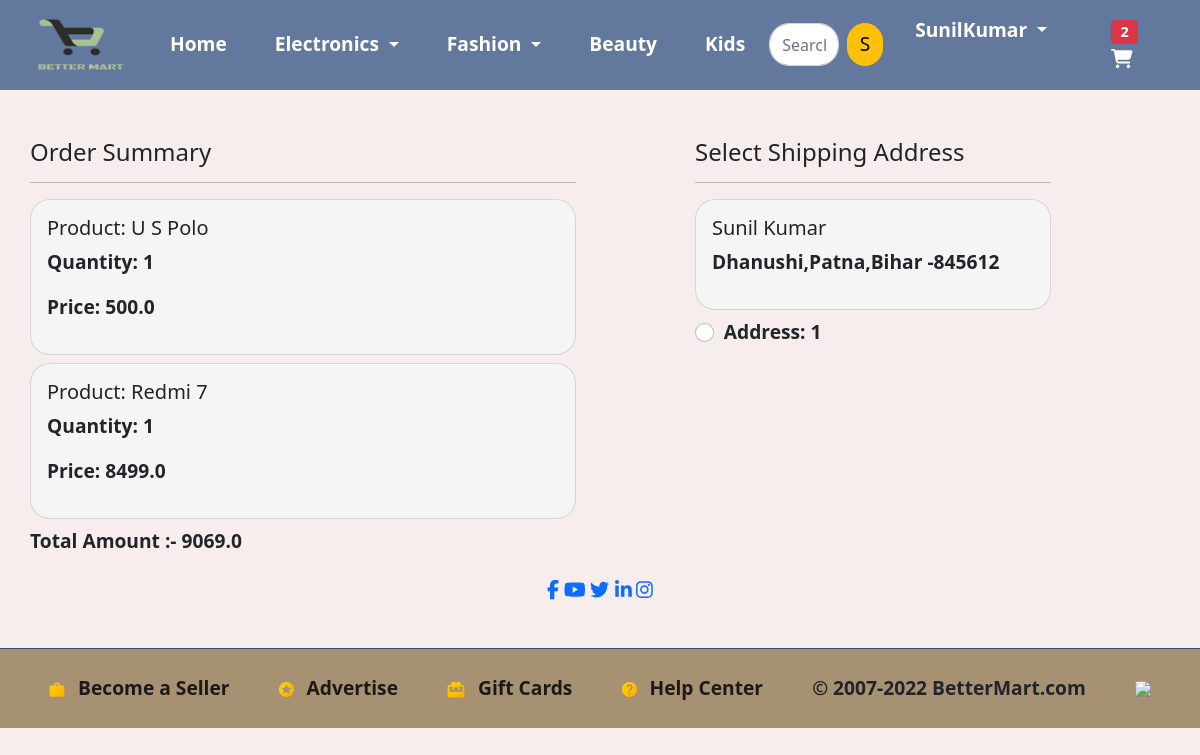
The app's page /checkout/ (signed in), older data.
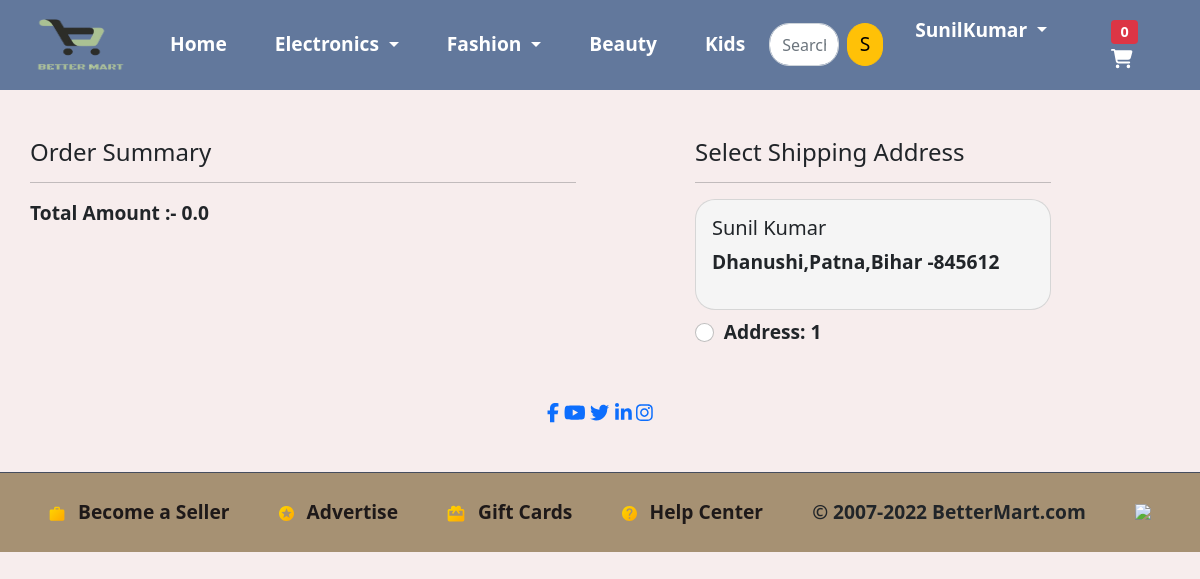
The same page, newer data.
### app/models.py (models this page shows, shortened)
class Cart(models.Model):
    user = models.ForeignKey(User, on_delete=models.CASCADE)
    product = models.ForeignKey(Product, on_delete=models.CASCADE)
    quantity = models.PositiveIntegerField(default=1)
    @property
    def total_cost(self):
        return self.quantity * self.product.discounted_price

class Product(models.Model):
    title = models.CharField(max_length=100)
    selling_price = models.FloatField()
    discounted_price = models.FloatField()
    description = models.TextField()
    brand = models.CharField(max_length=100)
    category = models.CharField(choices=CATEGORY_CHOICES, max_length=2)
    product_image = models.ImageField(upload_to='productimg')

class Customer(models.Model):
    user = models.ForeignKey(User, on_delete=models.CASCADE)
    name = models.CharField(max_length=200)
    locality =models.CharField(max_length=200)
    city = models.CharField(max_length=50)
    zipcode = models.IntegerField()
    state = models.CharField(choices=STATE_CHOICES, max_length=50)

### app/views.py (the view)
# urls.py: path('checkout/', views.checkout, name='checkout'),
@login_required
def checkout(request):
    totalitem=0
    user = request.user
    add = Customer.objects.filter(user=user)
    cart_items = Cart.objects.filter(user=user)
    amount =0.0
    shipping_amount =70.0
    totalamount =0.0
    cart_product = [p for p in Cart.objects.all() if p.user==request.user]
    if cart_product:
        for p in cart_product:
            tempamount = (p.quantity  * p.product.discounted_price)
            amount += tempamount
        totalamount = amount + shipping_amount
    if request.user.is_authenticated:
        totalitem=len(Cart.objects.filter(user=request.user))
    return render(request, 'app/checkout.html' , {'add':add , 'totalamount':totalamount ,'cart_items':cart_items , 'totalitem':totalitem})

### app/templates/app/checkout.html (shortened to what this page needs)
{% extends 'app/base.html' %}
{% load static %}
{% block main-content %}
<div class="container">
 <div class="row mt-5">
  <div class="col-sm-6">
    <h4>Order Summary</h4>
    <hr>
    {% for item in cart_items %}
      <div class="card mb-2">
        <div class="card-body">
          <h5>Product: {{item.product.title}}</h5>
          <p>Quantity: {{item.quantity}}</p>
          <p class="fw-bold">Price: {{item.total_cost}}</p>
        </div>
      </div>
      {%endfor%}
      <p class="fw-bold">Total Amount :- {{totalamount}}</p>
  </div>
  <div class="col-sm-4 offset-sm-1">
    <h4>Select Shipping Address</h4>
    <hr>
    <form action="/paymentdone" id="myform">
      {% for ad in add %}
      <div class="card">
        <div class="card-body">
        <h5>{{ad.name}}</h5>
        <p>{{ad.locality}},{{ad.city}},{{ad.state}} -{{ad.zipcode}} </p>
        </div>
      </div>
        <div class="form-check mt-2 mb-5">
          <input class="form-check-input" type="radio" name="custid" id="custadd{{forloopcounter}}" value="{{ad.id}}">
          <label class="form-check-label fw-bold" for="">
            Address: {{forloop.counter}} </label>
        </div>
        {%endfor%}
      </form>
    </div>
  </div>
</div>
{% endblock main-content %}

### app/templates/app/base.html (shortened to what this page needs)
<!doctype html>
{% load static %}
<html lang="en">
  <head>
    <link rel="stylesheet"
        href="https://cdn.jsdelivr.net/npm/@fortawesome/fontawesome-free@5.15.4/css/fontawesome.min.css">
    <link rel="stylesheet" href="{% static 'app/css/owl.carousel.min.css' %}">
    <link rel="stylesheet" href="{% static 'app/css/all.min.css' %}">
    <link rel="stylesheet" href="{% static 'app/css/bootstrap.min.css' %}">
    <link rel="stylesheet" href="{% static 'app/css/style.css' %}">
  </head>
  <body>
    <nav class="navbar navbar-expand-lg navbar-dark bg-primary">
     <div class="container">
       <a class="navbar-brand" href="/"><img src="{% static 'app/images/product/logo.png' height="50" width="50"%}" alt="" srcset="" height="60" width="100">  </a>
       <div class="collapse navbar-collapse" id="navbarSupportedContent">
         <ul class="navbar-nav me-auto mb-2 mb-lg-0">
           <li class="nav-item">
             <a class="nav-link active" aria-current="page" href="/">Home</a>
           </li>
           <li class="nav-item dropdown">
             <a class="nav-link dropdown-toggle text-white" href="#" id="electronicsDropdown" role="button" data-bs-toggle="dropdown" aria-expanded="false">
               Electronics
             </a>
           </li>
           <li class="nav-item dropdown">
             <a class="nav-link dropdown-toggle text-white" href="#" id="fashionDropdown" role="button" data-bs-toggle="dropdown" aria-expanded="false">
               Fashion
             </a>
           </li>
           <li class="nav-item">
            <a class="nav-link active" aria-current="page" href="/">Beauty</a>
          </li>
          <li class="nav-item">
            <a class="nav-link active" aria-current="page" href="/">Kids</a>
          </li>
         </ul>
         <form class="d-flex" action="/search/" method=="get">
           <input class="form-control me-2" type="text" placeholder="Search" name="query" id="query"/>
           <button class="btn btn-warning" type="submit">S</button>
         </form>
         <div>
          <ul class="navbar-nav me-auto mb-2 mb-lg-0">
            {% if request.user.is_authenticated %}
           <li class="nav-item dropdown mx-2">
              <a class="nav-link dropdown-toggle text-white" href="#" id="profileDropdown" role="button" data-bs-toggle="dropdown" aria-expanded="false">
                {{request.user.username|capfirst}}
              </a>
            </li>
            <li class="nav-item mx-2">
             <a href="{% url 'showcart' %}" class="nav-link text-white "><span class="badge bg-danger">{{totalitem}}</span> <i class="fa-solid fa-cart-shopping cart"></i> </a>
            </li>
            {% endif %}
          </ul>
         </div>
       </div>
     </div>
    </nav>
    {% block main-content %} {% endblock main-content %}
    <div class="footer">
      <div class="icon">
          <a href="https://www.facebook.com"><i class="fa-brands fa-facebook-f"></i></a>
          <a href="https://www.youtube.com"><i class="fa-brands fa-youtube"></i></a>
          <a href="https://www.twitter.com"><i class="fa-brands fa-twitter"></i></a>
          <a href="https://www.linkedin.com"><i class="fa-brands fa-linkedin-in"></i></a>
          <a href="https://www.instagram.com"><i class="fa-brands fa-instagram"></i></a>
      </div>
    </div>
    <div>
      <div class="_2uz0vJ">
        <div>
          <img>
          <a href="#">
            <span class="hDTmm5">Become a Seller</span>
          </a>
      </div>
      <div>
        <img>
        <a href="#">
          <span class="hDTmm5">Advertise</span>
        </a>
      </div>
      <div>
        <img>
      <a href="#">
        <span class="hDTmm5">Gift Cards</span>
      </a>
      </div>
      <div>
        <img>
    <a href="#">
      <span class="hDTmm5">Help Center</span>
    </a>
     </div>
     <span class="z3ht-w">© 2007-2022 <span>BetterMart.com</span></span>
     <img src="https://static-assets-web.flixcart.com/www/linchpin/fk-cp-zion/img/payment-method_69e7ec.svg">
    </div>
  </body>
</html>

Row changes from the older to the newer data that the page shows:
removed Cart: product "U S Polo", quantity "1", total_cost "500.0"
removed Cart: product "Redmi 7", quantity "1", total_cost "8499.0"
Text that changed along with them:
{{ totalitem }}: "2" → "0"
{{ totalamount }}: "9069.0" → "0.0"
